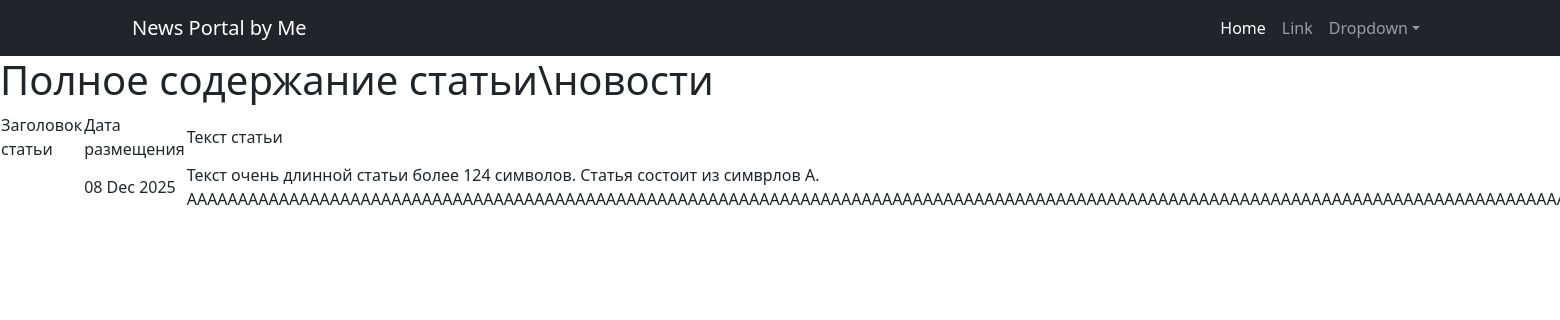
Page /news/2/ on the earlier database version.
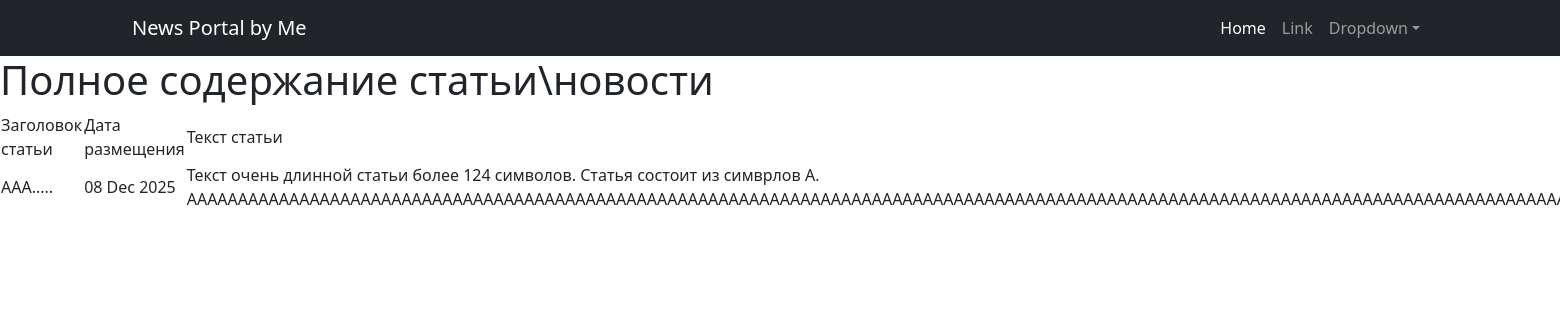
Same page on the later database version.
### news/models.py (models this page shows, shortened)
class Post(models.Model):
    stat = "stat"
    news = "news"
    CHOICE = [(stat, "Статья"),
              (news, "Новости")]
    author = models.ForeignKey(Author, on_delete=models.CASCADE)
    post_type = models.CharField(max_length = 10, choices = CHOICE, default = news)
    post_category = models.ManyToManyField(Category, through = "PostCategory")
    post_title = models.CharField(max_length = 50)
    post_rate = models.IntegerField(default = 0)
    post_text = models.TextField()
    post_date = models.DateTimeField(auto_now_add = True)

### news/views.py (the view)
# urls.py: path('<int:pk>/', PostforDetail.as_view(), name='post-detail'),
class PostforDetail(DetailView):
    model = Post
    context_object_name = 'post'
    template_name = 'post.html'

### templates/post.html (shortened to what this page needs)
{% extends 'flatpages/default.html' %}
{% block content %}
<h1>Полное содержание статьи\новости</h1>
<table>
    <tr>
        <td>Заголовок статьи</td>
        <td>Дата размещения</td>
        <td>Текст статьи</td>
    </tr>
    {% if post %}
    <tr>
        <td>{{post.post_title}}</td>
        <td>{{post.post_date|date:"d M Y"}}</td>
        <td>{{ post.post_text }}</td>
    </tr>
    {% else %}
        Такой новости нет
    {% endif %}
</table>
{% endblock content %}

Differences in the rows shown:
changed Post "Текст очень длинной статьи более 124 символов. Статья состоит из симврлов А.…": post_title (not shown) → "AAA....."
